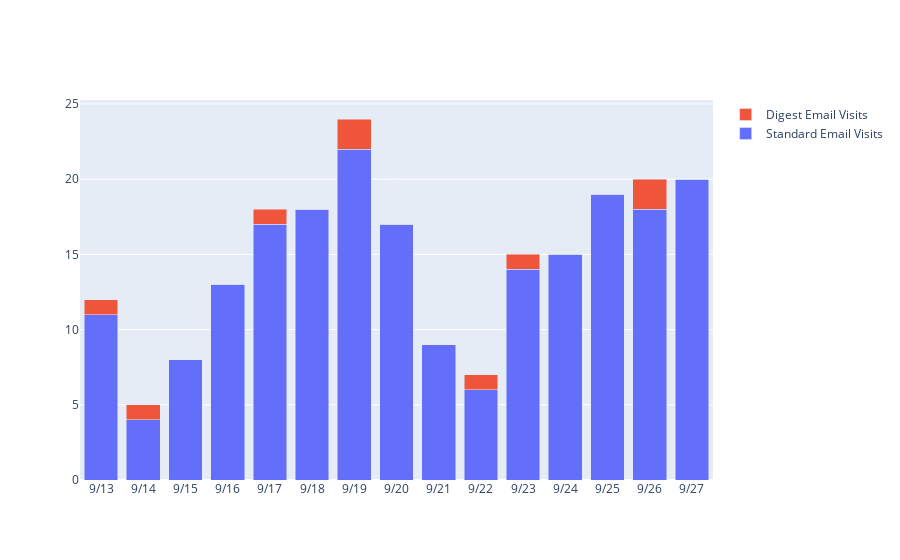

Here is the notebook cell this chart was saved with:
### Markdown cell above
## Exploration 2: How often do I interact with emails in digest?

### Code cell
import plotly.graph_objects as go
date=timeData['Date']
digest = timeData['DigestEmailInteractions']
total = timeData['TotalEmailInteractions']


fig = go.Figure(data=[
    go.Bar(name='Standard Email Visits', x=date, y=total),
    go.Bar(name='Digest Email Visits', x=date, y=digest),
])
# Change the bar mode
fig.update_layout(barmode='stack')
fig.show()

### Figure 1 — Plotly figure (JSON) as saved in the notebook; plotly's stock layout.template omitted (floating-point values rounded to 4 significant figures)
{"data": [{"name": "Standard Email Visits", "type": "bar", "x": ["9/13", "9/14", "9/15", "9/16", "9/17", "9/18", "9/19", "9/20", "9/21", "9/22", "9/23", "9/24", "9/25", "9/26", "9/27"], "y": [11, 4, 8, 13, 17, 18, 22, 17, 9, 6, 14, 15, 19, 18, 20]}, {"name": "Digest Email Visits", "type": "bar", "x": ["9/13", "9/14", "9/15", "9/16", "9/17", "9/18", "9/19", "9/20", "9/21", "9/22", "9/23", "9/24", "9/25", "9/26", "9/27"], "y": [1, 1, 0, 0, 1, 0, 2, 0, 0, 1, 1, 0, 0, 2, 0]}], "layout": {"barmode": "stack"}}
